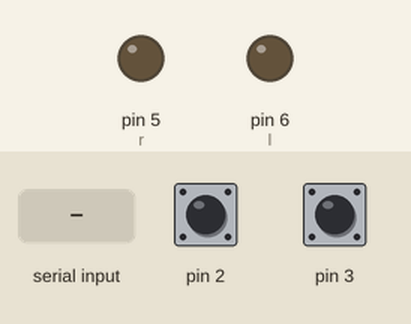
Recording of a sketch running on a simulated Arduino Uno, built with avr-gcc and run on an emulated ATmega328P. On the bench: output pins drawn as LEDs (lit = HIGH). Inputs (shaded band) come from the test bench; at power-on: pin 2 HIGH, pin 3 HIGH. What the sketch prints to the serial monitor is not drawn.

Above: at 1.2 s.
1.3 s: pin 2 pulled LOW for 0.15 s
At 2.6 s:
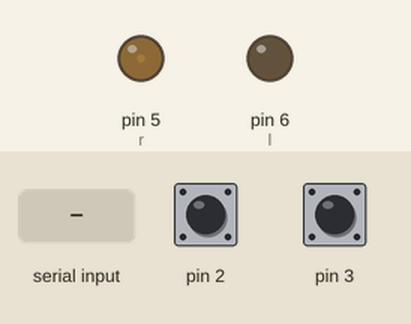
2.9 s: "a" received over Serial
At 3.2 s:
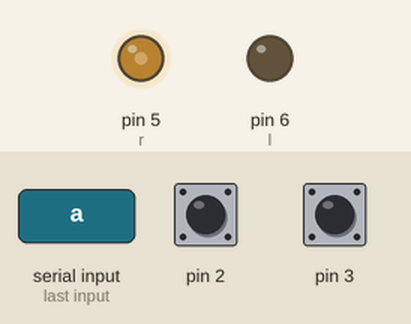
4.4 s: "b" received over Serial
5.9 s: "e" received over Serial
At 6.6 s:
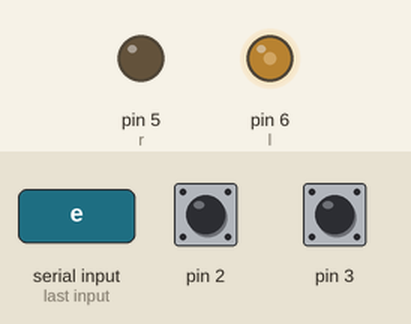
7.4 s: "d" received over Serial
At 7.7 s:
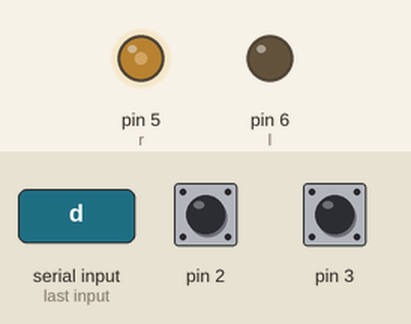
Timing chart, 0 to 9.9 s (numbered marks = the images above; inputs shaded):
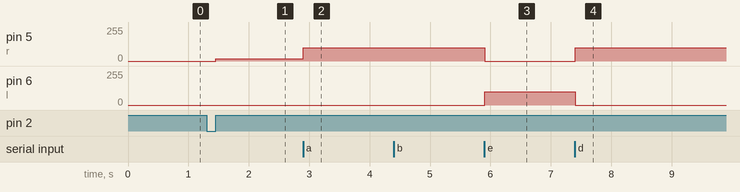

Measured:
- after the input at 1.3 s, pin 5 (r): 0/255 → 18/255 after 0.15 s
- after the input at 2.9 s, pin 5 (r): 18/255 → 100/255 at once
- after the input at 5.9 s, pin 5 (r): 100/255 → 0/255 at once; pin 6 (l): 0/255 → 100/255 at once
- after the input at 7.4 s, pin 5 (r): 0/255 → 100/255 at once; pin 6 (l): 100/255 → 0/255 at once

The sketch:

ENCODER_ARDUINO.ino
```cpp
long temp, counter = 0; //This variable will increase or decrease depending on the rotation of encoder
int Dir,Signal,encoder_pos,target,PWM;

uint8_t r = 5;
uint8_t l = 6;
float preT = 0;
float preErr = 0;
float errI = 0;
float currentT = 0;
float deltaT = 0;
float err = 0;
float der = 0;


float kp = 1.28;
float ki = 0.0005;
float kd = 0.01;

void setup() {
  Serial.begin (9600);
 // internal pullup input pin 2

  pinMode(3, INPUT_PULLUP);
  pinMode(2, INPUT_PULLUP);// internalเป็น pullup input pin 3
//Setting up interrupt
  pinMode(r, OUTPUT);
  pinMode(l, OUTPUT);
  //A rising pulse from encodenren activated ai0(). AttachInterrupt 0 is DigitalPin nr 2 on moust Arduino.
  attachInterrupt(0, ai0, RISING);


  //B rising pulse from encodenren activated ai1(). AttachInterrupt 1 is DigitalPin nr 3 on moust Arduino.

  }

  void PID(){
  currentT = micros();
  deltaT = (currentT - preT) / 1000000.0;
  preT = currentT;
  err = target - counter;
  der = (err - preErr) / deltaT;
  errI += (err * deltaT);
  Signal = (kp * err) + (kd * der) + (ki * errI);
  preErr = err;
}

  void loop() {
  // Send the value of counter
 if (Serial.available()>0){
  char c = Serial.read();
  if (c == 'a')
  {
    target= 1000;
    }
   if (c == 'b')
  {
    target= 500 ;
    }
  if (c == 'c')
  {
    target= 0 ;
    }
   if (c == 'd')
  {
    target= 100 ;
    }
  if (c == 'e')
  {
    target= -1000 ;
    }

  }
  PID();
  Drive();
  Serial.println(counter);
  }

  void ai0() {
  // ai0 is activated if DigitalPin nr 2 is going from LOW to HIGH
  // Check pin 3 to determine the direction
  if(digitalRead(3)==LOW) {
  counter++;
  }else{
  counter--;
  }
  }

  void ai1() {
  // ai0 is activated if DigitalPin nr 2 is going from LOW to HIGH
  // Check pin 3 to determine the direction
  if(digitalRead(2)==LOW) {
  counter--;
  }else{
  counter++;
  }


  }

  void Drive(){
   if (Signal < 0) //negative value: CCW
  {
    Dir = -1;
  }
  else if (Signal > 0) //positive: CW
  {
    Dir = 1;
  }
  else //0: STOP - this might be a bad practice when you overshoot the setpoint
  {
    Dir = 0;
  }

  PWM = (int)fabs(Signal); //PWM values cannot be negative and have to be integers
  if (PWM > 100) //fabs() = floating point absolute value
  {
    PWM = 100; //capping the PWM signal - 8 bit
  }

  if (PWM < 18 && err != 0)
  {
    PWM = 18;
  }
  if (Dir == -1) //-1 == CCW
  {
    analogWrite(r, 0);
    analogWrite(l, PWM);
  }
  else if (Dir == 1) // == 1, CW
  {
    analogWrite(r, PWM);
    analogWrite(l, 0);
  }
  else // == 0, stop/break
  {
    analogWrite(r, 0);
    analogWrite(l, 0);
    PWM = 0;
    //In this block we also shut down the motor and set the PWM to zero
  }
  //Serial.println(PWM);
}
```
